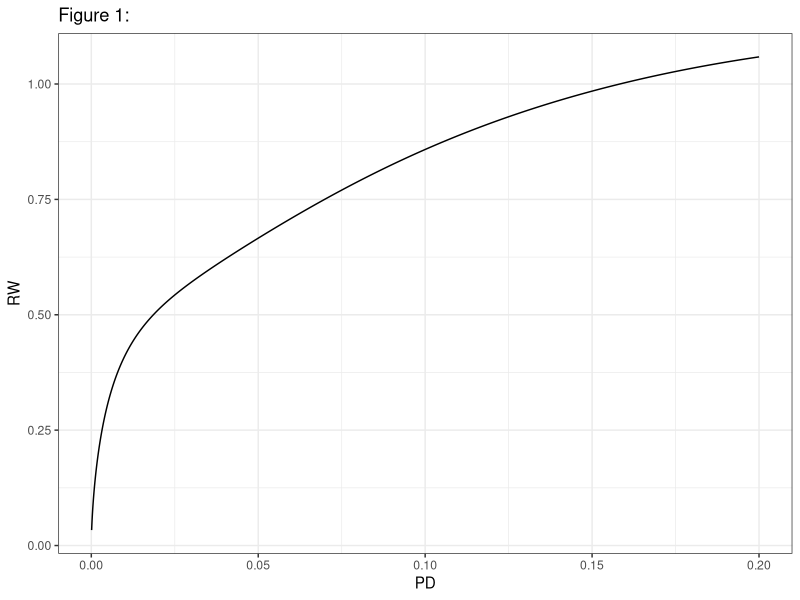
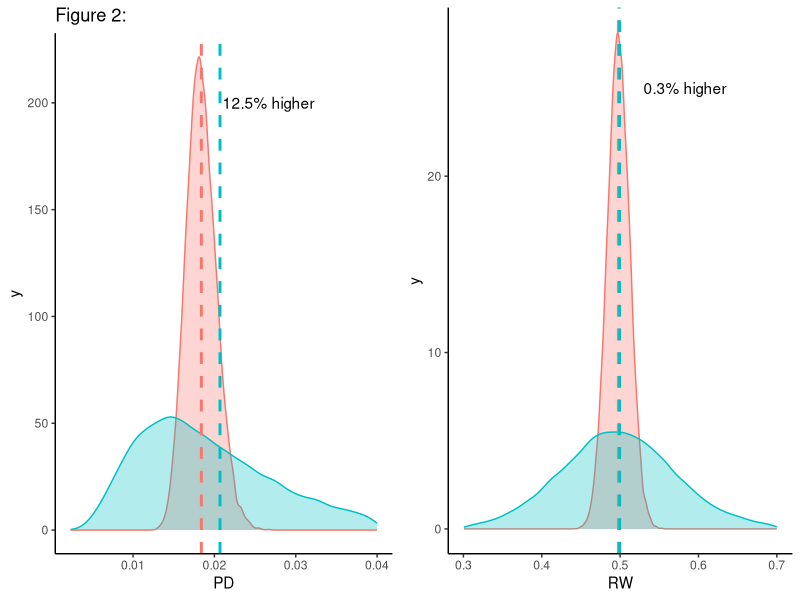

Source code (R) for these figures, in order:
## ---- chunk 1
knitr::opts_chunk$set(echo = FALSE)

rm(list = ls())
getwd()
knitr::opts_chunk$set(fig.width=6, fig.height=4)  

## Load the libraries we will be using
library(tidyverse)
library(scales)
library(plyr)
library(gridExtra)
## ---- chunk 2
set.seed(123)
LGD <- 0.2
M   <- 2.5
PD  <- seq(0.0001, 0.2, by=0.00001) 
PD_1 <- rlnorm(length(PD),-4,0.1)
PD_1[PD_1<0] <- 0.0001
PD_2 <- rlnorm(length(PD),-4,0.5)
PD_2[PD_2<0] <- 0.0001
## ---- chunk 3
mapping <- function(PD,LGD,M){
  R  <- 0.12*(1-exp(-50*PD))/(1-exp(-50))+0.24*(1-(1-exp(-50*PD))/(1-exp(-50)))
  b  <- (0.11852-0.05478*log(PD))^2
  K  <- LGD*(pnorm(((1-R)^(-0.5))*qnorm(PD)+((R/(1-R))^(0.5))*qnorm(0.999))-PD)*((1-1.5*b)^-1*(1+(M-2.5)*b))
  RW <- K*12.5
  data <- data.frame(RW,PD)
  return(data)
}

## ---- chunk 4
data.1 <- mapping(PD,LGD,M)

p <- ggplot(data = subset(data.1,subset = PD <1),
            mapping = aes(x = PD, y=RW)) 
p + geom_line(alpha = 1) + 
  labs(x = "PD", 
         y = "RW",title = "Figure 1:") +
  theme_bw()
## ---- chunk 5
data.1 <- mapping(PD_1,LGD,M)
data.1 <- mutate(data.1,sample=factor("Sample 1"))
data.2 <- mapping(PD_2,LGD,M)
data.2 <- mutate(data.2,sample=factor("Sample 2"))
data <- rbind(data.1, data.2)
mu <- ddply(data, "sample", summarise, rw.mean=mean(RW),pd.mean=mean(PD))
d.mu <- ts(mu)
d.mu <- d.mu/stats::lag(d.mu,-1) - 1

p1 <- ggplot(data = subset(data,subset = PD<0.04),
            mapping = aes(x = PD, fill = sample, color = sample)) + 
  geom_density(alpha = 0.3) +
  geom_vline(data=mu,aes(xintercept = pd.mean,color=sample), linetype="dashed",size=1)+
  annotate(geom = "text", x = 0.021, y = 200,
                            label = "12.5% higher",
                            hjust = 0)+
  labs(x = "PD",
         title = "Figure 2:") +
  theme_classic() + theme(legend.position = "none")

p2 <- ggplot(data = subset(data,subset = RW<0.7 & RW >0.3),
            mapping = aes(x = RW, fill = sample, color = sample)) + 
  geom_density(alpha = 0.3) + 
  geom_vline(data=mu,aes(xintercept = rw.mean,color=sample), linetype="dashed",size=1)+
  annotate(geom = "text", x = 0.53, y = 25,
                            label = "0.3% higher",
                            hjust = 0)+
  labs(x = "RW") +
 theme_classic() + theme(legend.position = "none")

grid.arrange(p1, p2, nrow = 1)

